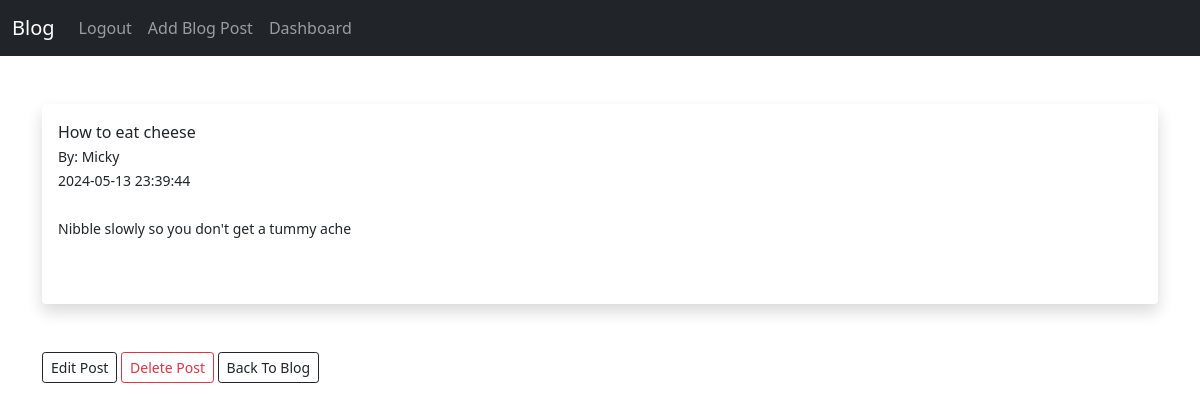
/posts/2 (signed in), run on the app's committed database.
### tables this page shows
CREATE TABLE posts (
id INTEGER PRIMARY KEY AUTOINCREMENT,
title VARCHAR,
content TEXT,
author VARCHAR,
date_posted DATETIME DEFAULT CURRENT_TIMESTAMP,
slug VARCHAR,
users_id INTEGER REFERENCES users(id)
);

### blogapp.py (the view)
@app.route('/posts/<int:id>')
@login_required
def post(id):
    id_str = str(id)
    conn = get_db_connection()
    cur_5 = conn.execute("SELECT * FROM posts WHERE id = ?", id_str).fetchall()
    for row in cur_5:
        row = row
    return render_template('post.html', row=row)

### blogapp.py (called while the page is built)
def get_db_connection():
    conn = sqlite3.connect('blogs.db')
    conn.row_factory = sqlite3.Row
    return conn

def login_required(test):
    @wraps(test)
    def wrap(*args,**kwargs):
        if 'logged_in' in session:
            return test(*args, **kwargs)
        else:
            flash('You need to login first.')
            return redirect(url_for('login'))
    return wrap

### templates/post.html (shortened to what this page needs)
{% extends 'base.html' %}
{% block content %}
<br/><br/>
<div class="shadow p-3 mb-5 bg-body rounded">
    {{ row[1] }}<br/>
    <small>By: {{  row[3]  }}<br/>
    {{  row[4] }}</small<br/><br/><br/>
    {{  row[2]  }}<br/><br/>
    <br/>
</div>
    <a href="{{ url_for('edit_post', id=row[0])}}" class="btn btn-outline-dark btn-sm">Edit Post</a>
    <a href="{{ url_for('delete_post', id=row[0])}}" class="btn btn-outline-danger btn-sm">Delete Post</a>
    <a href="{{ url_for('posts', id=id)}}" class="btn btn-outline-dark btn-sm">Back To Blog</a>
<br/>
{% endblock %}

### data on the page
posts: title "How to eat cheese", author "Micky", date_posted "2024-05-13 23:39:44", content "Nibble slowly so you don't get a tummy ache"
